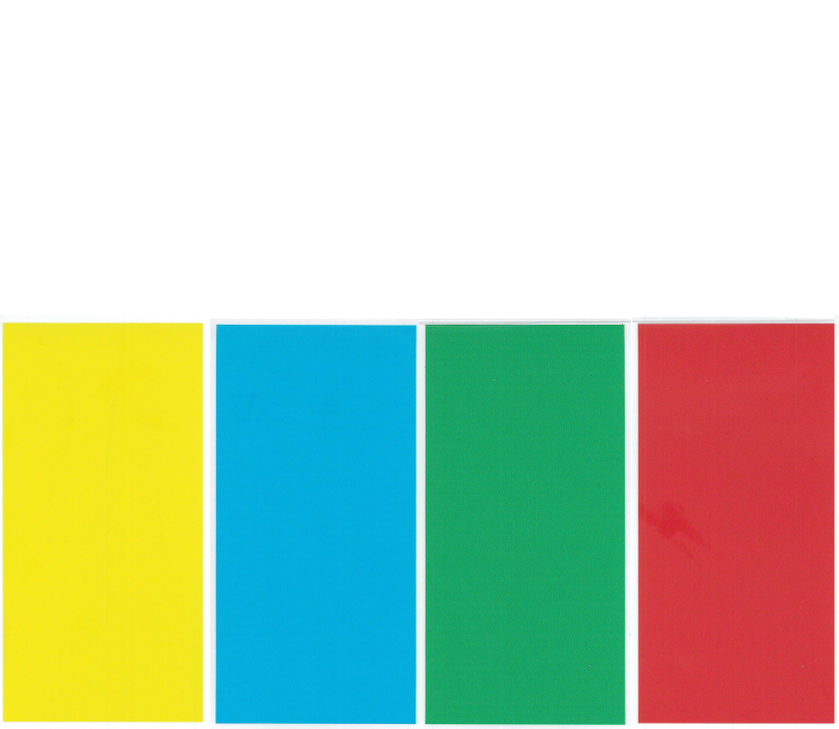
#> input picture ControlPanelSquares/panel-00.png, 839 x 729 px; its folder holds only this picture in this run
$ python 'MergeViewer Elevator.py'   (older library calls are emulated)
#> lines starting #> are read from the running program, lines starting #| are printed output that depends on the picture; after the words box and inside, x2 and y2 are one past the last pixel; in counts of white or black regions, pixels touching at a corner belong together; long printed decimals are rounded
### Elevator/FindMagnet.py
import numpy as np
import cv2
import sys
from pathlib import Path

def findMagnet(imgImageInput):

    # define colors for code readablility
    purple = (165, 0, 120)
    blue = (255, 0, 0)
    green = (0, 255, 0)
    red = (0, 0, 255)

    # Convert BGR to HSV
    hsvImageInput = cv2.cvtColor(imgImageInput, cv2.COLOR_BGR2HSV)

    # define range of yellow color in HSV
    #28 44 48 is actual square
    #lower_yellow = np.array([26,30,30])
    #upper_yellow = np.array([32,255,255])
    #green is 178 100 99 - halved = 89 50 49
    lower_green = np.array([80,220,220])
    upper_green = np.array([100,255,255])

    # Threshold the HSV image to get only yellow colors
    binary_mask = cv2.inRange(hsvImageInput, lower_green, upper_green)

    # mask the image to only show yellow or green images
    # Bitwise-AND mask and original image
    yellow_mask = cv2.bitwise_and(imgImageInput, imgImageInput, mask=binary_mask)

    # display the masked images to screen
    cv2.imshow('hsvImageInput', hsvImageInput)
    cv2.imshow('binary_mask',binary_mask)
    #cv2.imshow('yellow_masked',yellow_mask)
    cv2.imshow('og image',imgImageInput)

    # generate the contours and display
    imgFindContourReturn, contours, hierarchy = cv2.findContours(binary_mask, cv2.RETR_TREE, cv2.CHAIN_APPROX_SIMPLE)
    imgContours = yellow_mask.copy()
    cv2.drawContours(imgContours, contours, -1, purple, 10)
    print('Found ', len(contours), 'contours in image')

    if len(contours) == 0:
        print('no contours')
        return False, -1, -1

    # Moment and Centroid
    cnt = contours[0]
    #print(cnt)
    #print('original',len(cnt),cnt)
    print('original contour length = ', len(cnt))
    M = cv2.moments(cnt)
    #print( M )
    if M['m00'] != 0:
        cx = int(M['m10']/M['m00'])
        cy = int(M['m01']/M['m00'])
        print('centroid = ',cx,cy)
        cv2.line(imgContours,(cx-10,cy-10),(cx+10,cy+10),red,2)
        cv2.line(imgContours,(cx-10,cy+10),(cx+10,cy-10),red,2)

    cv2.drawContours(imgContours, cnt, -1, purple, 10)
    #cv2.imshow('contours', imgContours)

    # Area
    area = cv2.contourArea(cnt)
    print('area = ', area)

    # Perimeter
    perimeter = cv2.arcLength(cnt,True)
    print('perimeter = ', perimeter)

    # Contour Approximation
    epsilon = 0.005*cv2.arcLength(cnt,True)
    approx = cv2.approxPolyDP(cnt,epsilon,True)
    #print('approx', approx)
    #cv2.drawContours(imgContours, approx, -1, red, 10)
    print('approx contour length = ', len(approx))
    #cv2.imshow('approx over yellow mask', imgContours)

    # Hull
    hull = cv2.convexHull(cnt)
    #print('hull', hull)
    print('hull contour length = ', len(hull))
    cv2.drawContours(imgContours, hull, -1, red, 10)
    #cv2.imshow('hull over yellow mask', imgContours)
    hull_area = cv2.contourArea(hull)
    if hull_area != 0:
        print('solidity from convex hull', float(area)/hull_area)

    # Check Convexity
    print('convexity is', cv2.isContourConvex(cnt))

    # straight bounding rectangle
    x,y,w,h = cv2.boundingRect(cnt)
    print('straight bounding rectangle = ', (x,y) ,w,h)
    cv2.rectangle(imgContours,(x,y),(x+w,y+h),green,2)
    print('bounding rectangle aspect = ', float(w)/h)
    print('bounding rectangle extend = ', float(area)/(w*h))

    # rotated rectangle
    rect = cv2.minAreaRect(cnt)
    print('rotated rectangle = ',rect)
    (x,y),(width,height),angleofrotation = rect
    box = cv2.boxPoints(rect)
    box = np.int0(box)
    cv2.drawContours(imgContours,[box],0,blue,2)
    if height != 0:
        print('minimum area rectangle aspect = ', float(width)/height)
        print('minimum area rectangle extent = ', float(area)/(width*height))


    # Maximum Value, Minimum Value and their locations of a binary mask not contour!
    min_val, max_val, min_loc, max_loc = cv2.minMaxLoc(binary_mask)
    print('min_val = ', min_val)
    print('max_val = ', max_val)
    print('min_loc = ', min_loc)
    print('max_loc = ', max_loc)

    # Mean Color or Mean Intensity
    mean_val1 = cv2.mean(imgImageInput)
    print('mean value from input image = ', mean_val1)
    mean_val2 = cv2.mean(hsvImageInput, mask = binary_mask)
    print('mean value from HSV and mask = ', mean_val2)
    # look at the result of mean_val2 on colorizer.org
    mean_val3 = cv2.mean(yellow_mask)
    print('mean value from colored mask = ', mean_val3)

    # extreme points
    leftmost = tuple(cnt[cnt[:,:,0].argmin()][0])
    print('the leftmost point is: ', leftmost)

    rightmost = tuple(cnt[cnt[:,:,0].argmax()][0])
    topmost = tuple(cnt[cnt[:,:,1].argmin()][0])
    bottommost = tuple(cnt[cnt[:,:,1].argmax()][0])
    # draw extreme points
    # from https://www.pyimagesearch.com/2016/04/11/finding-extreme-points-in-contours-with-opencv/
    cv2.circle(imgContours, leftmost, 12, (0, 0, 255), -1)
    cv2.circle(imgContours, rightmost, 12, (0, 255, 0), -1)
    cv2.circle(imgContours, topmost, 12, (255, 0, 0), -1)
    cv2.circle(imgContours, bottommost, 12, (255, 255, 0), -1)
    print('extreme points', leftmost,rightmost,topmost,bottommost)

    # Display the contours and maths generated
    #cv2.imshow('contours and math over yellow mask', imgContours)

    # wait for user input to close
    #k = cv2.waitKey(0)

    # cleanup and exit
    #cv2.destroyAllWindows()

    return True, leftmost, rightmost # to make it return the leftmost coordinate

### Elevator/MergeViewer Elevator.py
# ----------------------------------------------------------------------------
# Copyright (c) 2018 FIRST. All Rights Reserved.
# Open Source Software - may be modified and shared by FRC teams. The code
# must be accompanied by the FIRST BSD license file in the root directory of
# the project.

# My 2020 license: use it as much as you want. Crediting is recommended because it lets me know
# that I am being useful.
# Some parts of pipeline are based on 2019 code created by the Screaming Chickens 3997

# This is meant to be used in conjuction with WPILib Raspberry Pi image: https://github.com/wpilibsuite/FRCVision-pi-gen
# ----------------------------------------------------------------------------

# import the necessary packages
import datetime
import json
import time
import sys
import random
import cv2
import math
import os
import sys

import numpy as np

print("Using python version {0}".format(sys.version))
print('OpenCV Version = ', cv2.__version__)
print()

# Imports EVERYTHING from these files
from FindMagnet import *

###################### PROCESSING OPENCV ################################

# counts frames for writing images
frameStop = 0
ImageCounter = 0
showAverageFPS = False
first_time = True
moving = False
fps = 2

# CHOOSE VIDEO OR FILES HERE!!!!
# boolean for video input, if true does video, if false images
useVideo = False
# integer for usb camera to use, boolean for live webcam
useWebCam = False
webCamNumber = 1

#Code to load images from a folder
def load_images_from_folder(folder):
#> called with folder = '../ControlPanelSquares'
    images = []
    imagename = []
    for filename in sorted(os.listdir(folder)):
        img = cv2.imread(os.path.join(folder,filename))
#> img is the input picture: shape (729, 839, 3); mean B, G, R 176.2, 203.6, 184.6
        if img is not None:
            images.append(img)
            imagename.append(filename)
    return images, imagename

# [4 lines left out: function draw_circle, not called in this run]

# choose video to process -> Outer Target Videos
#videoname = './OuterTargetVideos/ThirdScale-01.mp4'
videoname = './OuterTargetVideos/FullScale-02.mp4'

if useVideo: # test against video
    showAverageFPS = True

elif useWebCam: #test against live camera
    showAverageFPS = True

else:  # implies images are to be read

    # This is the one with the power cell
    images, imagename = load_images_from_folder("../ControlPanelSquares")
#> images = 1 item; imagename = ['panel-00.png']


    # finds height/width of camera frame (eg. 640 width, 480 height)
    image_height, image_width = images[0].shape[:2]
    print(image_height, image_width)
#| 729 839

    currentImg = 0

team = 2706
server = False
cameraConfigs = []

Driver = False
Tape = False
PowerCell = True
ControlPanel = False


if useVideo and not useWebCam:
    cap = cv2.VideoCapture(videoname)

elif useWebCam:
    # src defines which camera, assume 2nd camera or src=1
    vs = WebcamVideoStream(src=webCamNumber).start()

else:
    img = images[0]
    filename = imagename[0]
#> filename = 'panel-00.png'
    imgLength = len(images)
#> imgLength = 1

print("Hello Vision Team!")

stayInLoop = True

#Setup variables for average framecount
frameCount = 0
averageTotal = 0
averageFPS = 0

framePSGroups = 50
displayFPS = 3.14159265

# start

while stayInLoop or cap.isOpened():

    if useVideo and not useWebCam:
        (ret, frame) = cap.read()
        # if frame is read correctly ret is True
        if not ret:
            print("Can't receive frame, likely end of file, Exiting ...")
            stayInLoop = False
            break

    elif useWebCam:
        frame = vs.read()

    else:
        imgLength = len(images)
        frame = img


    #
    # Put elevator code here
    #

    leftmost = findMagnet(frame)
#> in findMagnet, `binary_mask = cv2.inRange(hsvImageInput, lower_green, upper_green)`:
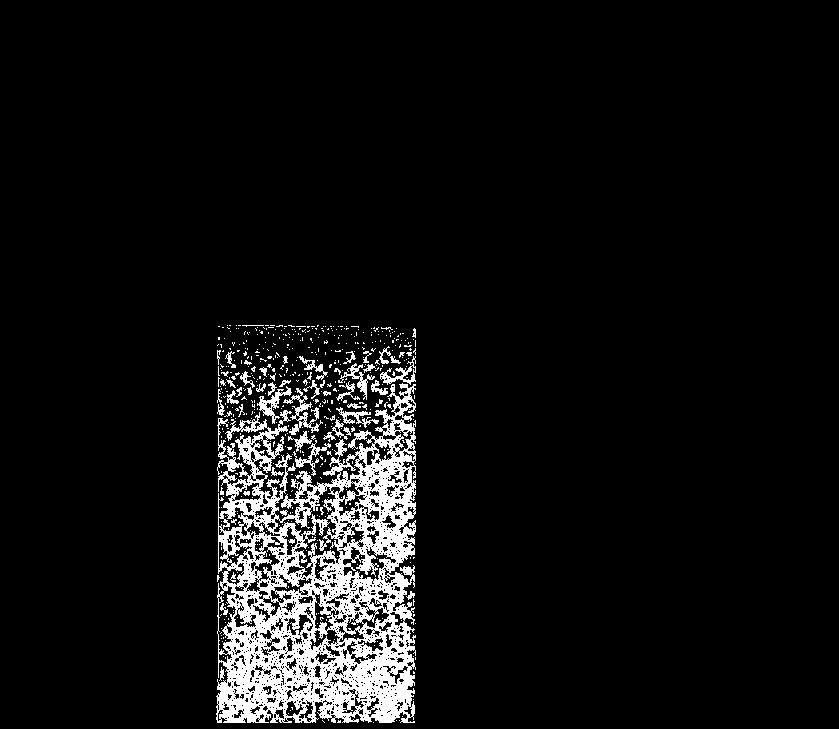
#> binary_mask: shape (729, 839); 6.8% white; 570 white regions (516 under 20 px)
#> in findMagnet, `yellow_mask = cv2.bitwise_and(imgImageInput, imgImageInput, mask=binar..`:
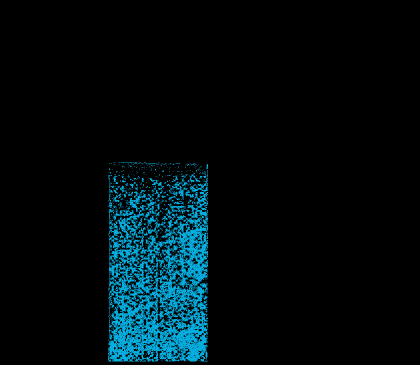
#> yellow_mask: shape (729, 839, 3) (shown at 1/2 size); mean B, G, R 15, 11.7, 0.3
#> in findMagnet, `imgFindContourReturn, contours, hierarchy = cv2.findContours(binary_ma..`: contours = 2283 contours, 2000 with area under 20; largest, box (x1, y1, x2, y2) and area: (216, 383, 416, 723) 50520, (273, 486, 341, 578) 1854, (342, 546, 397, 582) 662, (217, 585, 237, 655) 645, (283, 388, 323, 435) 368
#| Found  2283 contours in image
#> in findMagnet, `cnt = contours[0]`: cnt = [[373, 722]]
#| original contour length =  1
#> in findMagnet, `M = cv2.moments(cnt)`: M = moments, m00 0
#> in findMagnet, `area = cv2.contourArea(cnt)`: area = 0
#| area =  0.0
#| perimeter =  0.0
#> in findMagnet, `approx = cv2.approxPolyDP(cnt,epsilon,True)`: approx = [[373, 722]]
#| approx contour length =  1
#| hull contour length =  1
#> in findMagnet, `hull_area = cv2.contourArea(hull)`: hull_area = 0
#| convexity is False
#> in findMagnet, `x,y,w,h = cv2.boundingRect(cnt)`: x = 373; y = 722; w = 1
#| straight bounding rectangle =  (373, 722) 1 1
#| bounding rectangle aspect =  1.0
#| bounding rectangle extend =  0.0
#> in findMagnet, `rect = cv2.minAreaRect(cnt)`: rect = ((373, 722), (0, 0), -90)
#| rotated rectangle =  ((373.0, 722.0), (0.0, 0.0), -90.0)
#> in findMagnet, `(x,y),(width,height),angleofrotation = rect`: width = 0; angleofrotation = -90
#> in findMagnet, `box = cv2.boxPoints(rect)`: box = [[373, 722], [373, 722], [373, 722], [373, 722]]
#> in findMagnet, `min_val, max_val, min_loc, max_loc = cv2.minMaxLoc(binary_mask)`: min_val = 0; max_val = 255; min_loc = (0, 0); max_loc = (227, 325)
#| min_val =  0.0
#| max_val =  255.0
#| min_loc =  (0, 0)
#| max_loc =  (227, 325)
#> in findMagnet, `mean_val1 = cv2.mean(imgImageInput)`: mean_val1 = (176.2, 203.6, 184.6, 0)
#| mean value from input image =  (176.222, 203.631, 184.557, 0.0)
#> in findMagnet, `mean_val2 = cv2.mean(hsvImageInput, mask = binary_mask)`: mean_val2 = (96.86, 249.6, 221.4, 0)
#| mean value from HSV and mask =  (96.862, 249.555, 221.440, 0.0)
#> in findMagnet, `mean_val3 = cv2.mean(yellow_mask)`: mean_val3 = (15.03, 11.73, 0.318, 0)
#| mean value from colored mask =  (15.026, 11.732, 0.3184, 0.0)
#> in findMagnet, `leftmost = tuple(cnt[cnt[:,:,0].argmin()][0])`: leftmost = (373, 722)
#| the leftmost point is:  (373, 722)
#> in findMagnet, `cv2.circle(imgContours, bottommost, 12, (255, 255, 0), -1)`:
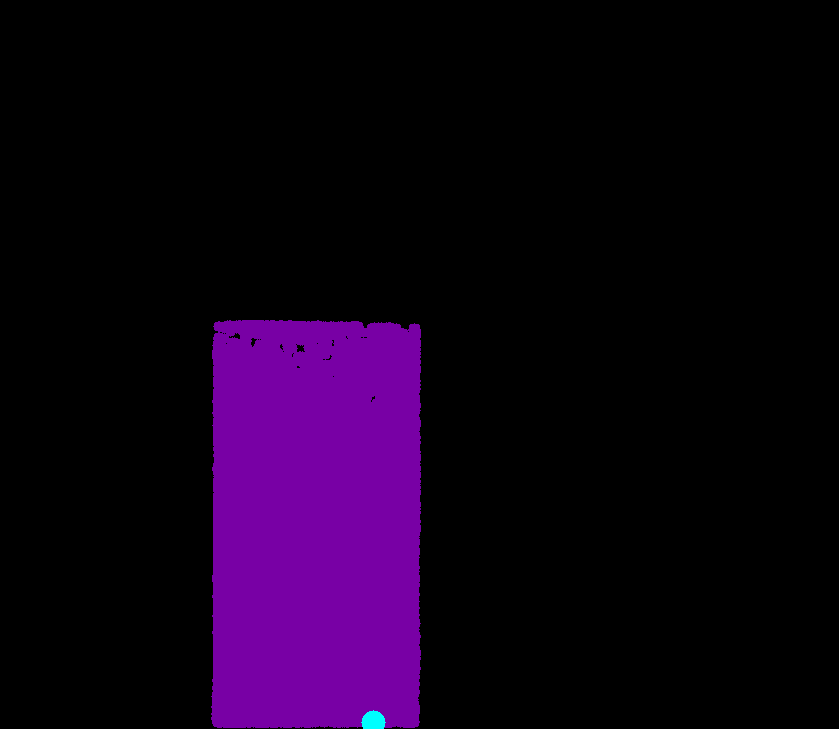
#> imgContours: shape (729, 839, 3); mean B, G, R 22.7, 0.2, 16.4
#| extreme points (373, 722) (373, 722) (373, 722) (373, 722)
#> leftmost = (True, (373, 722), (373, 722))
    if first_time == True:
        leftmost_prev = leftmost
#> leftmost_prev = (True, (373, 722), (373, 722))
        first_time = False


    if (leftmost[0] - leftmost_prev[0] > 2): # moved more than 2 pixels from the x coordinate of leftmost
        if moving == False:
            # Just started moving
            num_frames_moving = 1
            moving = True
            print('started moving')
        else:
            num_frames_moving += 1
    else:
        if moving == True:
            # just stopped
            total_time_moving = num_frames_moving * (1.0/fps)
            print("total_time_moving = ", total_time_moving)
            moving = False
            print('stopped moving')

    leftmost_prev = leftmost

    if useVideo or useWebCam:
        cv2.imshow('videoname', processed)

        key = cv2.waitKey(1)
        if key == 27:
            break

    else:
        #cv2.imshow(filename, processed)

        key = cv2.waitKey(0)
#> (key Esc is pressed here)
        print(key)

        if key == 27:
            stayInLoop = False
            break

        currentImg += 1
        print(imgLength)

        if (currentImg == imgLength):
            currentImg = 0

        img = images[currentImg]

        #destroy old window
        cv2.destroyWindow(filename)
        filename = imagename[currentImg]

    # end while
# end if

if useVideo and not useWebCam:
    cap.release()
elif useWebCam:
    vs.stop()
else:
    pass

cv2.destroyAllWindows()
